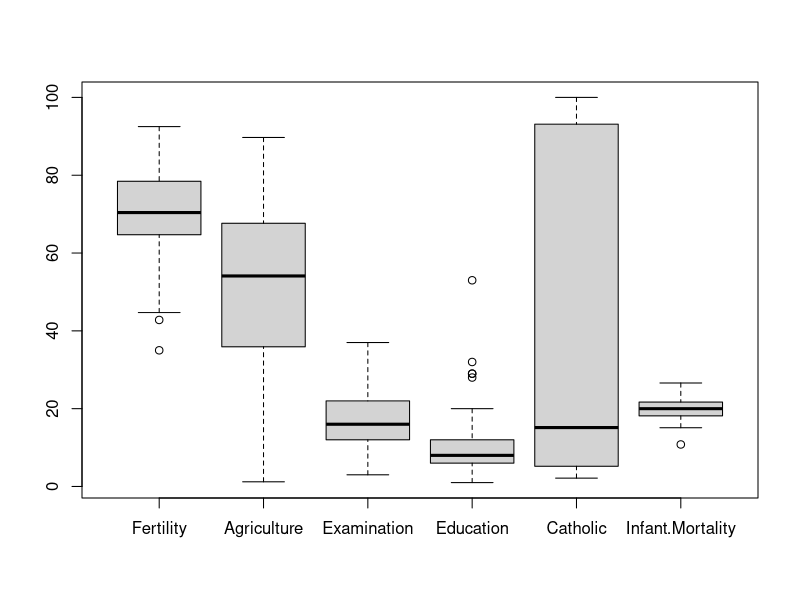
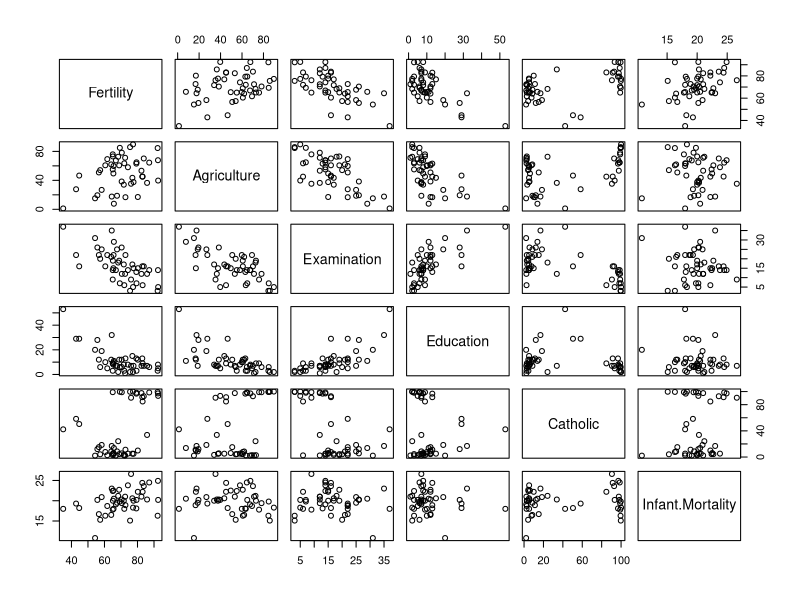
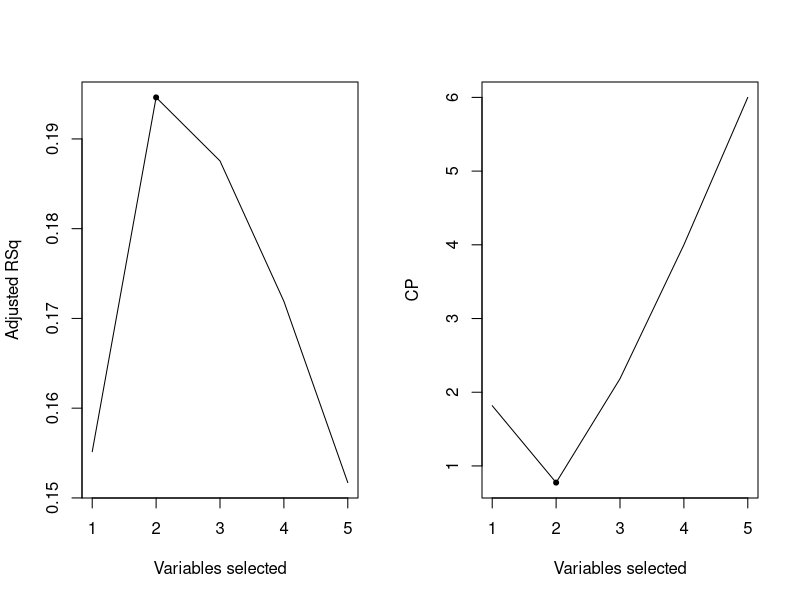

The R script that drew these images, in order:
SwissData <- data.frame(swiss)
str(SwissData)
summary(SwissData)

boxplot(SwissData)

R<-cor(SwissData)


plot(SwissData[,1:6])

library(leaps)
SubsetSelection <- regsubsets(Infant.Mortality~., SwissData, nvmax=5)
SumSubsetSelection<-summary(SubsetSelection)
BestSubsetAdjr2<- which.max(SumSubsetSelection$adjr2)

BestSubsetCp<- which.min(SumSubsetSelection$cp)

par(mfrow=c(1,2))
plot(SumSubsetSelection$adjr2, xlab="Variables selected", ylab="Adjusted RSq", type="l")
points(BestSubsetAdjr2, SumSubsetSelection$adjr2[BestSubsetAdjr2], col="black", cex =1, pch =20)
plot(SumSubsetSelection$cp, xlab="Variables selected", ylab="CP", type="l")
points(BestSubsetCp, SumSubsetSelection$cp[BestSubsetCp], col="black", cex =1, pch =20)


coef(SubsetSelection,2)
